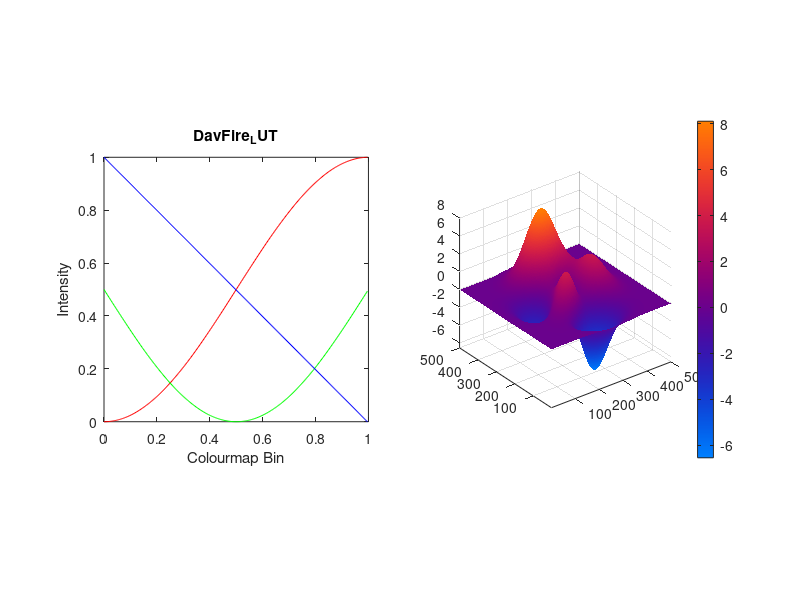

The MATLAB source for this figure:
filename = 'DavFire_LUT';

%% Colourmap specifications:
   Fs = 256;                   % total samples (colormap bins)
   dt = 1/Fs;                   % bin-width
   t = (0:dt:1-dt)';     % array of samples
   
%% Create channels:
   Fc = 0.5;                     % frequency, set to half a period
 
   r = 0.5 * (cos(2*pi*Fc*t - pi) + 1);
   g = 0.5 * (-sin(2*pi*(Fc) *t) + 1);
   b = linspace(1,0,Fs)';

   
   % Plot the channels
   figure('Position',[100 100 1200 400]);
   subplot(1,2,1)
   plot(t,r,'r');
   hold on
   plot(t,g,'g');
   xlabel('Colourmap Bin');
   ylabel('Intensity');
   title(filename);
   zoom xon;
   plot(t,b,'b');
   axis square
   
   cmap = horzcat(r,g,b);
   
   subplot(1,2,2)
    surf(peaks(500), 'EdgeColor', 'none')
    colormap(cmap);
    axis square tight
    colorbar
     axis square
     saveas(gcf,[filename,'.png'])
     
% convert to 8-bit RGB values (n.b. check LUT_bins matches your intent!
% i.e. set to 256 for 8-bit indexed images)
CustomColorMap_8bit = floor(cmap * 255);
csvwrite([filename,'.csv'],CustomColorMap_8bit);